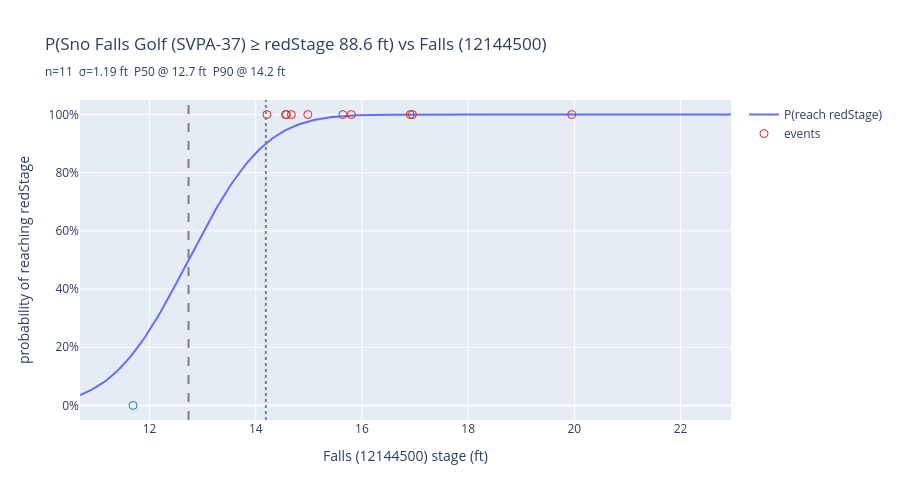
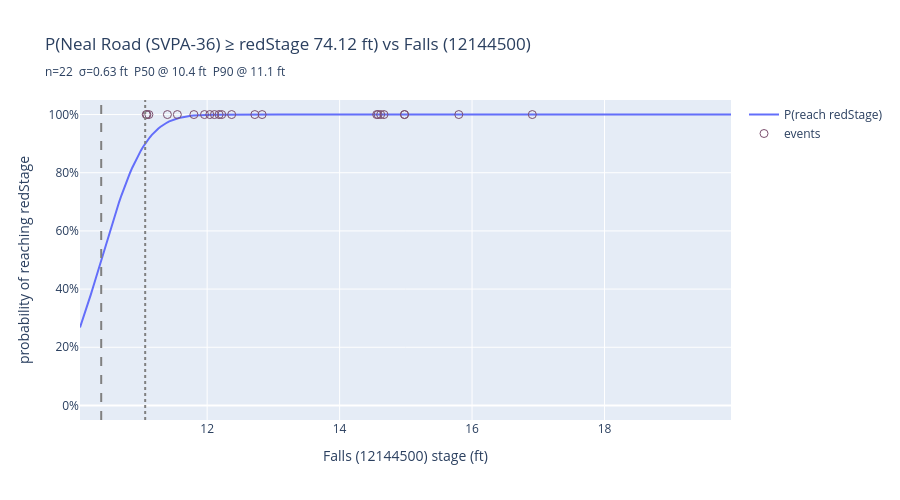
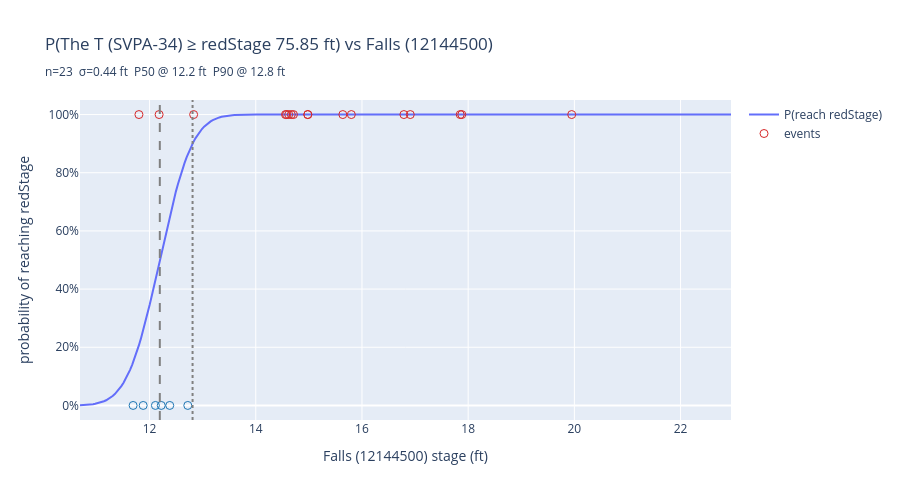

These figures' notebook cell, in order:
### Code cell
prob_summary = []
for gid in svpa_gauges:
    if gid not in red_stage:
        print(f"{gid}: no redStage from API — skipping")
        continue
    pairs, predictor_id, direction = build_pairs(gid)
    if len(pairs) < 3:
        print(f"{gid}: only {len(pairs)} paired events — skipping")
        continue
    regr, _ = build_model(pairs)
    row = plot_probability_curve(regr, pairs, predictor_id, gid, red_stage[gid])
    if row:
        prob_summary.append(row)

pd.DataFrame(prob_summary)

### Figure 1 — Plotly figure (JSON) as saved in the notebook; plotly's stock layout.template omitted (floating-point values rounded to 4 significant figures; data arrays with more than 128 entries replaced by an {"elided": "..."} marker saying what was removed)
{"data": [{"hovertemplate": "Falls (12144500): %{x:.2f} ft<br>P=%{y:.0%}<extra></extra>", "mode": "lines", "name": "P(reach redStage)", "type": "scatter", "x": {"elided": "300 float values"}, "y": {"elided": "300 float values"}}, {"hovertemplate": "Falls (12144500): %{x:.2f} ft<br>Sno Falls Golf (SVPA-37) reached red: %{y}<br>%{text}<extra></extra>", "marker": {"color": [1, 1, 0, 1, 1, 1, 1, 1, 1, 1, 1], "colorscale": [[0, "#1f77b4"], [1, "#d62728"]], "size": 8, "symbol": "circle-open"}, "mode": "markers", "name": "events", "text": ["2019-12-21", "2020-02-08", "2021-01-03", "2021-11-13", "2021-11-15", "2022-01-13", "2022-03-02", "2022-11-05", "2023-12-06", "2025-12-11", "2026-03-19"], "type": "scatter", "x": [14.21, 15.64, 11.69, 15.8, 14.67, 14.98, 16.91, 16.95, 14.56, 19.95, 14.58], "y": [1, 1, 0, 1, 1, 1, 1, 1, 1, 1, 1]}], "layout": {"height": 500, "shapes": [{"line": {"color": "gray", "dash": "dash"}, "type": "line", "x0": 12.73, "x1": 12.73, "xref": "x", "y0": 0, "y1": 1, "yref": "y domain"}, {"line": {"color": "gray", "dash": "dot"}, "type": "line", "x0": 14.19, "x1": 14.19, "xref": "x", "y0": 0, "y1": 1, "yref": "y domain"}], "title": {"text": "P(Sno Falls Golf (SVPA-37) ≥ redStage 88.6 ft) vs Falls (12144500)<br><sub>n=11  σ=1.19 ft  P50 @ 12.7 ft  P90 @ 14.2 ft</sub>"}, "xaxis": {"title": {"text": "Falls (12144500) stage (ft)"}}, "yaxis": {"range": [-0.05, 1.05], "tickformat": ".0%", "title": {"text": "probability of reaching redStage"}}}}

### Figure 2 — Plotly figure (JSON) as saved in the notebook; plotly's stock layout.template omitted (floating-point values rounded to 4 significant figures; data arrays with more than 128 entries replaced by an {"elided": "..."} marker saying what was removed)
{"data": [{"hovertemplate": "Falls (12144500): %{x:.2f} ft<br>P=%{y:.0%}<extra></extra>", "mode": "lines", "name": "P(reach redStage)", "type": "scatter", "x": {"elided": "300 float values"}, "y": {"elided": "300 float values"}}, {"hovertemplate": "Falls (12144500): %{x:.2f} ft<br>Neal Road (SVPA-36) reached red: %{y}<br>%{text}<extra></extra>", "marker": {"color": [1, 1, 1, 1, 1, 1, 1, 1, 1, 1, 1, 1, 1, 1, 1, 1, 1, 1, 1, 1, 1, 1], "colorscale": [[0, "#1f77b4"], [1, "#d62728"]], "size": 8, "symbol": "circle-open"}, "mode": "markers", "name": "events", "text": ["2021-10-29", "2021-11-13", "2021-11-15", "2021-11-28", "2022-01-08", "2022-01-13", "2022-01-21", "2022-03-02", "2022-06-10", "2022-10-31", "2022-12-25", "2023-12-06", "2023-12-11", "2024-01-29", "2025-02-24", "2025-11-02", "2025-11-15", "2025-12-16", "2025-12-18", "2026-03-09", "2026-03-12", "2026-03-19"], "type": "scatter", "x": [14.62, 15.8, 14.67, 12.72, 11.8, 14.98, 12.37, 16.91, 11.96, 12.04, 12.22, 14.56, 11.08, 11.12, 12.11, 12.83, 11.4, 12.18, 14.98, 11.09, 11.55, 14.58], "y": [1, 1, 1, 1, 1, 1, 1, 1, 1, 1, 1, 1, 1, 1, 1, 1, 1, 1, 1, 1, 1, 1]}], "layout": {"height": 500, "shapes": [{"line": {"color": "gray", "dash": "dash"}, "type": "line", "x0": 10.4, "x1": 10.4, "xref": "x", "y0": 0, "y1": 1, "yref": "y domain"}, {"line": {"color": "gray", "dash": "dot"}, "type": "line", "x0": 11.06, "x1": 11.06, "xref": "x", "y0": 0, "y1": 1, "yref": "y domain"}], "title": {"text": "P(Neal Road (SVPA-36) ≥ redStage 74.12 ft) vs Falls (12144500)<br><sub>n=22  σ=0.63 ft  P50 @ 10.4 ft  P90 @ 11.1 ft</sub>"}, "xaxis": {"title": {"text": "Falls (12144500) stage (ft)"}}, "yaxis": {"range": [-0.05, 1.05], "tickformat": ".0%", "title": {"text": "probability of reaching redStage"}}}}

### Figure 3 — Plotly figure (JSON) as saved in the notebook; plotly's stock layout.template omitted (floating-point values rounded to 4 significant figures; data arrays with more than 128 entries replaced by an {"elided": "..."} marker saying what was removed)
{"data": [{"hovertemplate": "Falls (12144500): %{x:.2f} ft<br>P=%{y:.0%}<extra></extra>", "mode": "lines", "name": "P(reach redStage)", "type": "scatter", "x": {"elided": "300 float values"}, "y": {"elided": "300 float values"}}, {"hovertemplate": "Falls (12144500): %{x:.2f} ft<br>The T (SVPA-34) reached red: %{y}<br>%{text}<extra></extra>", "marker": {"color": [1, 1, 0, 1, 1, 0, 0, 1, 1, 1, 0, 1, 1, 1, 0, 1, 0, 1, 1, 1, 1, 1, 1], "colorscale": [[0, "#1f77b4"], [1, "#d62728"]], "size": 8, "symbol": "circle-open"}, "mode": "markers", "name": "events", "text": ["2019-10-23", "2020-01-08", "2020-01-24", "2020-02-02", "2020-02-08", "2021-01-03", "2021-02-23", "2021-10-29", "2021-11-13", "2021-11-15", "2021-11-28", "2022-01-08", "2022-01-13", "2022-03-02", "2022-12-25", "2023-12-06", "2025-02-24", "2025-11-02", "2025-12-10", "2025-12-11", "2025-12-16", "2025-12-18", "2026-03-19"], "type": "scatter", "x": [17.85, 14.71, 11.88, 16.79, 15.64, 11.69, 12.38, 14.62, 15.8, 14.67, 12.72, 11.8, 14.98, 16.91, 12.22, 14.56, 12.11, 12.83, 17.88, 19.95, 12.18, 14.98, 14.58], "y": [1, 1, 0, 1, 1, 0, 0, 1, 1, 1, 0, 1, 1, 1, 0, 1, 0, 1, 1, 1, 1, 1, 1]}], "layout": {"height": 500, "shapes": [{"line": {"color": "gray", "dash": "dash"}, "type": "line", "x0": 12.19, "x1": 12.19, "xref": "x", "y0": 0, "y1": 1, "yref": "y domain"}, {"line": {"color": "gray", "dash": "dot"}, "type": "line", "x0": 12.81, "x1": 12.81, "xref": "x", "y0": 0, "y1": 1, "yref": "y domain"}], "title": {"text": "P(The T (SVPA-34) ≥ redStage 75.85 ft) vs Falls (12144500)<br><sub>n=23  σ=0.44 ft  P50 @ 12.2 ft  P90 @ 12.8 ft</sub>"}, "xaxis": {"title": {"text": "Falls (12144500) stage (ft)"}}, "yaxis": {"range": [-0.05, 1.05], "tickformat": ".0%", "title": {"text": "probability of reaching redStage"}}}}
